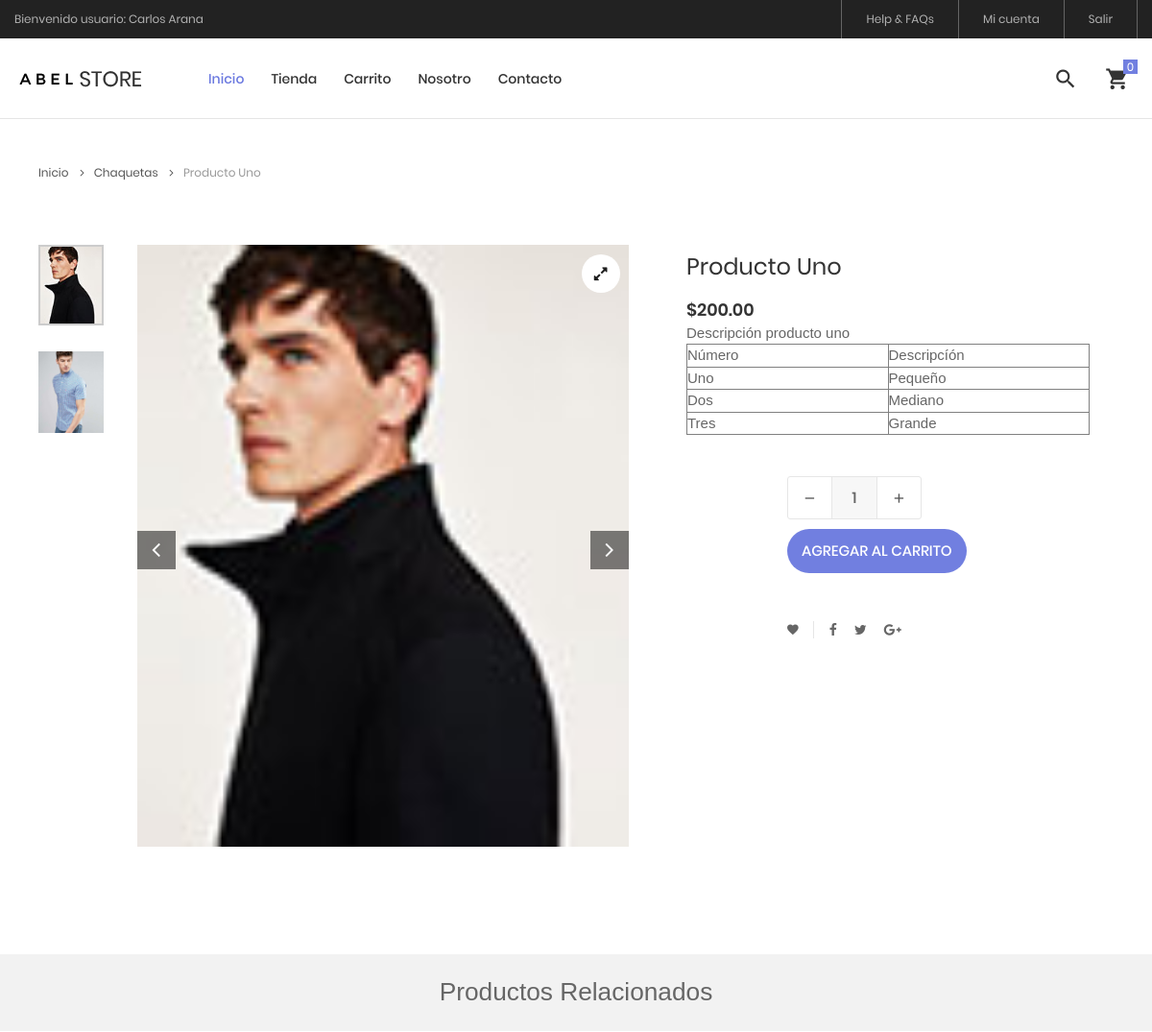
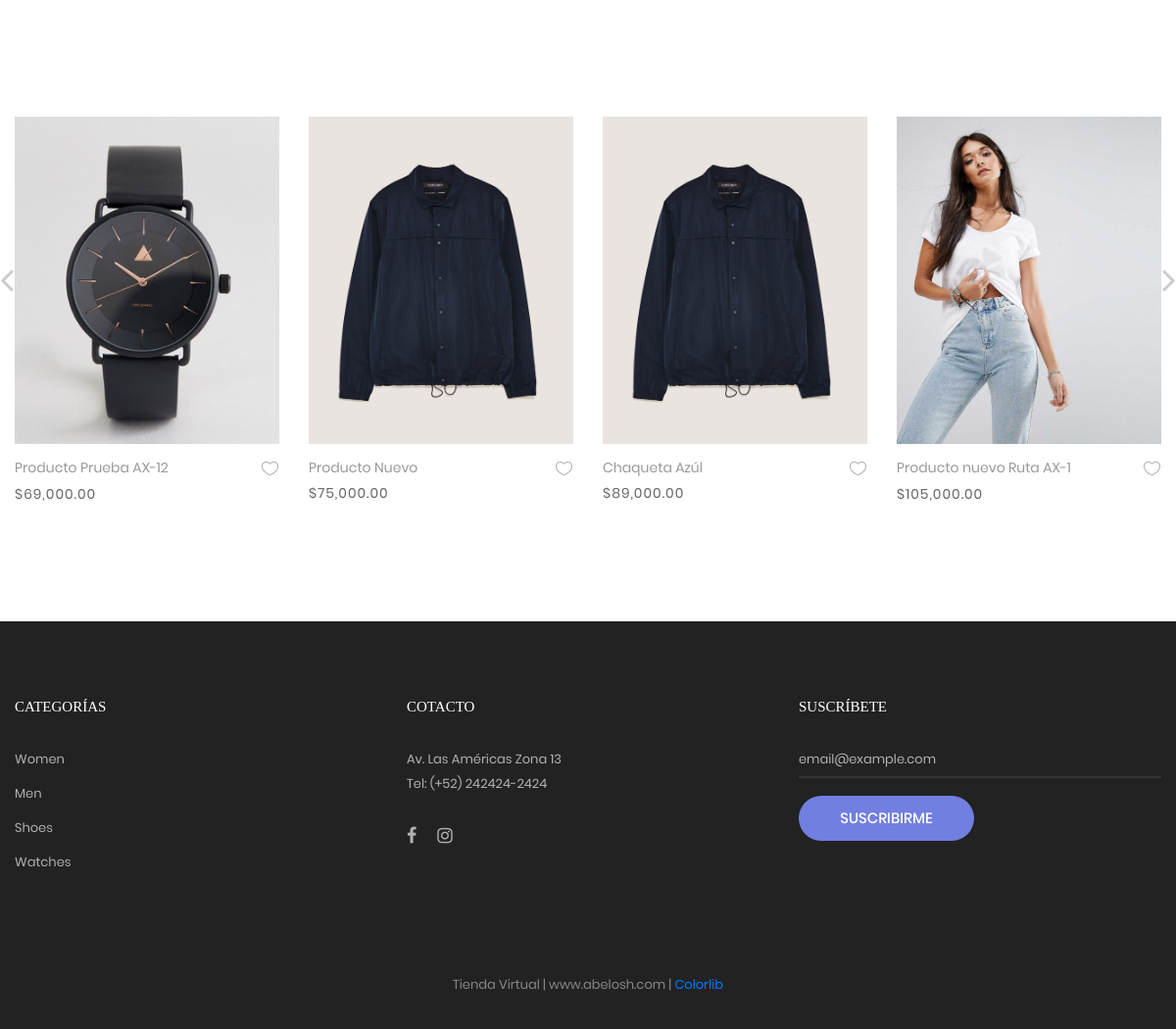
The app's page /tienda/producto/3/producto-uno with its own data (2 pictures, top to bottom).
### tables this page shows
CREATE TABLE IF NOT EXISTS `producto` (
  `idproducto` bigint(20) NOT NULL AUTO_INCREMENT,
  `categoriaid` bigint(20) NOT NULL,
  `codigo` varchar(30) NOT NULL,
  `nombre` varchar(255) NOT NULL,
  `descripcion` text NOT NULL,
  `precio` decimal(11,2) NOT NULL,
  `stock` int(11) NOT NULL,
  `imagen` varchar(100) NOT NULL,
  `datecreated` datetime NOT NULL DEFAULT CURRENT_TIMESTAMP,
  `ruta` varchar(255) NOT NULL,
  `status` int(11) NOT NULL DEFAULT '1',
  PRIMARY KEY (`idproducto`),
  KEY `categoriaid` (`categoriaid`)
);

CREATE TABLE IF NOT EXISTS `categoria` (
  `idcategoria` bigint(20) NOT NULL AUTO_INCREMENT,
  `nombre` varchar(255) NOT NULL,
  `descripcion` text NOT NULL,
  `portada` varchar(100) NOT NULL,
  `datecreated` datetime NOT NULL DEFAULT CURRENT_TIMESTAMP,
  `ruta` varchar(255) NOT NULL,
  `status` int(11) NOT NULL DEFAULT '1',
  PRIMARY KEY (`idcategoria`)
);

### Libraries/Core/Views.php (called while the page is built)
<?php
	class Views
	{
		function getView($controller,$view,$data="")
		{
			$controller = get_class($controller);
			if($controller == "Home"){
				$view = "Views/".$view.".php";
			}else{
				$view = "Views/".$controller."/".$view.".php";
			}
			require_once ($view);
		}
	}
 ?>

### index.php (called while the page is built, shortened)
<?php
	require_once("Helpers/Helpers.php");
	require_once("Libraries/Core/Load.php");
 ?>

### Helpers/Helpers.php (called while the page is built, shortened)
<?php
	function base_url()
	{
		return BASE_URL;
	}
    function media()
    {
        return BASE_URL."/Assets";
    }
    function formatMoney($cantidad){
        $cantidad = number_format($cantidad,2,SPD,SPM);
        return $cantidad;
    }
 ?>

### Libraries/Core/Mysql.php (called while the page is built, shortened)
<?php
	class Mysql extends Conexion
	{
		private $conexion;
		function __construct()
		{
			$this->conexion = new Conexion();
			$this->conexion = $this->conexion->conect();
		}
		public function select(string $query)
		{
			$this->strquery = $query;
        	$result = $this->conexion->prepare($this->strquery);
			$result->execute();
        	$data = $result->fetch(PDO::FETCH_ASSOC);
        	return $data;
		}
		public function select_all(string $query)
		{
			$this->strquery = $query;
        	$result = $this->conexion->prepare($this->strquery);
			$result->execute();
        	$data = $result->fetchall(PDO::FETCH_ASSOC);
        	return $data;
		}
	}
 ?>

### Libraries/Core/Conexion.php (called while the page is built)
<?php
class Conexion{
	private $conect;
	public function __construct(){
		$connectionString = "mysql:host=".DB_HOST.";dbname=".DB_NAME.";charset=".DB_CHARSET;
		try{
			$this->conect = new PDO($connectionString, DB_USER, DB_PASSWORD);
			$this->conect->setAttribute(PDO::ATTR_ERRMODE, PDO::ERRMODE_EXCEPTION);
		}catch(PDOException $e){
			$this->conect = 'Error de conexión';
		    echo "ERROR: " . $e->getMessage();
		}
	}
	public function conect(){
		return $this->conect;
	}
}
?>

### Models/TProducto.php (called while the page is built, shortened)
<?php
require_once("Libraries/Core/Mysql.php");
trait TProducto{
	public function getProductoT(int $idproducto, string $ruta){
		$this->con = new Mysql();
		$this->intIdProducto = $idproducto;
		$this->strRuta = $ruta;
		$sql = "SELECT p.idproducto,
						p.codigo,
						p.nombre,
						p.descripcion,
						p.categoriaid,
						c.nombre as categoria,
						c.ruta as ruta_categoria,
						p.precio,
						p.ruta,
						p.stock
				FROM producto p
				INNER JOIN categoria c
				ON p.categoriaid = c.idcategoria
				WHERE p.status != 0 AND p.idproducto = '{$this->intIdProducto}' AND p.ruta = '{$this->strRuta}' ";
				$request = $this->con->select($sql);
				if(!empty($request)){
					$intIdProducto = $request['idproducto'];
					$sqlImg = "SELECT img
							FROM imagen
							WHERE productoid = $intIdProducto";
					$arrImg = $this->con->select_all($sqlImg);
					if(count($arrImg) > 0){
						for ($i=0; $i < count($arrImg); $i++) {
							$arrImg[$i]['url_image'] = media().'/images/uploads/'.$arrImg[$i]['img'];
						}
					}else{
						$arrImg[0]['url_image'] = media().'/images/uploads/product.png';
					}
					$request['images'] = $arrImg;
				}
		return $request;
	}
	public function getProductosRandom(int $idcategoria, int $cant, string $option){
		$this->intIdcategoria = $idcategoria;
		$this->cant = $cant;
		$this->option = $option;
		if($option == "r"){
			$this->option = " RAND() ";
		}else if($option == "a"){
			$this->option = " idproducto ASC ";
		}else{
			$this->option = " idproducto DESC ";
		}
		$this->con = new Mysql();
		$sql = "SELECT p.idproducto,
						p.codigo,
						p.nombre,
						p.descripcion,
						p.categoriaid,
						c.nombre as categoria,
						p.precio,
						p.ruta,
						p.stock
				FROM producto p
				INNER JOIN categoria c
				ON p.categoriaid = c.idcategoria
				WHERE p.status != 0 AND p.categoriaid = $this->intIdcategoria
				ORDER BY $this->option LIMIT  $this->cant ";
				$request = $this->con->select_all($sql);
				if(count($request) > 0){
					for ($c=0; $c < count($request) ; $c++) {
						$intIdProducto = $request[$c]['idproducto'];
						$sqlImg = "SELECT img
								FROM imagen
								WHERE productoid = $intIdProducto";
						$arrImg = $this->con->select_all($sqlImg);
						if(count($arrImg) > 0){
							for ($i=0; $i < count($arrImg); $i++) {
								$arrImg[$i]['url_image'] = media().'/images/uploads/'.$arrImg[$i]['img'];
							}
						}
						$request[$c]['images'] = $arrImg;
					}
				}
		return $request;
	}
}
 ?>

### Views/Tienda/producto.php (the view, shortened to what this page needs)
<?php
$arrProducto = $data['producto'];
$arrProductos = $data['productos'];
$arrImages = $arrProducto['images'];
$rutacategoria = $arrProducto['categoriaid'].'/'.$arrProducto['ruta_categoria'];
 ?>
<br><br><br>
<hr>
	<div class="container">
		<div class="bread-crumb flex-w p-l-25 p-r-15 p-t-30 p-lr-0-lg">
			<a href="<?= base_url(); ?>" class="stext-109 cl8 hov-cl1 trans-04">
				Inicio
				<i class="fa fa-angle-right m-l-9 m-r-10" aria-hidden="true"></i>
			</a>
			<a href="<?= base_url().'/tienda/categoria/'.$rutacategoria; ?>" class="stext-109 cl8 hov-cl1 trans-04">
				<?= $arrProducto['categoria'] ?>
				<i class="fa fa-angle-right m-l-9 m-r-10" aria-hidden="true"></i>
			</a>
			<span class="stext-109 cl4">
				<?= $arrProducto['nombre'] ?>
			</span>
		</div>
	</div>
	<section class="sec-product-detail bg0 p-t-65 p-b-60">
		<div class="container">
			<div class="row">
				<div class="col-md-6 col-lg-7 p-b-30">
					<div class="p-l-25 p-r-30 p-lr-0-lg">
						<div class="wrap-slick3 flex-sb flex-w">
							<div class="wrap-slick3-dots"></div>
							<div class="slick3 gallery-lb">
							<?php
								if(!empty($arrImages)){
									for ($img=0; $img < count($arrImages) ; $img++) {
							 ?>
								<div class="item-slick3" data-thumb="<?= $arrImages[$img]['url_image']; ?>">
									<div class="wrap-pic-w pos-relative">
										<img src="<?= $arrImages[$img]['url_image']; ?>" alt="<?= $arrProducto['nombre']; ?>">
										<a class="flex-c-m size-108 how-pos1 bor0 fs-16 cl10 bg0 hov-btn3 trans-04" href="<?= $arrImages[$img]['url_image']; ?>">
											<i class="fa fa-expand"></i>
										</a>
									</div>
								</div>
							<?php
									}
								}
							?>
							</div>
						</div>
					</div>
				</div>
				<div class="col-md-6 col-lg-5 p-b-30">
					<div class="p-r-50 p-t-5 p-lr-0-lg">
						<h4 class="mtext-105 cl2 js-name-detail p-b-14">
							<?= $arrProducto['nombre']; ?>
						</h4>
						<span class="mtext-106 cl2">
							<?= SMONEY.formatMoney($arrProducto['precio']); ?>
						</span>
						<?= $arrProducto['descripcion']; ?>
						<div class="p-t-33">
							<div class="flex-w flex-r-m p-b-10">
								<div class="size-204 flex-w flex-m respon6-next">
									<div class="wrap-num-product flex-w m-r-20 m-tb-10">
										<div class="btn-num-product-down cl8 hov-btn3 trans-04 flex-c-m">
											<i class="fs-16 zmdi zmdi-minus"></i>
										</div>
										<input id="cant-product" class="mtext-104 cl3 txt-center num-product" type="number" name="num-product" value="1" min="1">
										<div class="btn-num-product-up cl8 hov-btn3 trans-04 flex-c-m">
											<i class="fs-16 zmdi zmdi-plus"></i>
										</div>
									</div>
									<button id="<?= openssl_encrypt($arrProducto['idproducto'],METHODENCRIPT,KEY); ?>" class="flex-c-m stext-101 cl0 size-101 bg1 bor1 hov-btn1 p-lr-15 trans-04 js-addcart-detail">
										Agregar al carrito
									</button>
								</div>
							</div>
						</div>
						<div class="flex-w flex-m p-l-100 p-t-40 respon7">
							<div class="flex-m bor9 p-r-10 m-r-11">
								<a href="#" class="fs-14 cl3 hov-cl1 trans-04 lh-10 p-lr-5 p-tb-2 js-addwish-detail tooltip100" data-tooltip="Add to Wishlist">
									<i class="zmdi zmdi-favorite"></i>
								</a>
							</div>
							<a href="#" class="fs-14 cl3 hov-cl1 trans-04 lh-10 p-lr-5 p-tb-2 m-r-8 tooltip100" data-tooltip="Facebook">
								<i class="fa fa-facebook"></i>
							</a>
							<a href="#" class="fs-14 cl3 hov-cl1 trans-04 lh-10 p-lr-5 p-tb-2 m-r-8 tooltip100" data-tooltip="Twitter">
								<i class="fa fa-twitter"></i>
							</a>
							<a href="#" class="fs-14 cl3 hov-cl1 trans-04 lh-10 p-lr-5 p-tb-2 m-r-8 tooltip100" data-tooltip="Google Plus">
								<i class="fa fa-google-plus"></i>
							</a>
						</div>
					</div>
				</div>
			</div>
		</div>
		<div class="bg6 flex-c-m flex-w size-302 m-t-73 p-tb-15">
			<h3>Productos Relacionados</h3>
		</div>
	</section>
	<section class="sec-relate-product bg0 p-t-45 p-b-105">
		<div class="container">
			<div class="wrap-slick2">
				<div class="slick2">
				<?php
					if(!empty($arrProductos)){
						for ($p=0; $p < count($arrProductos); $p++) {
							$ruta = $arrProductos[$p]['ruta'];
							if(count($arrProductos[$p]['images']) > 0 ){
								$portada = $arrProductos[$p]['images'][0]['url_image'];
							}else{
								$portada = media().'/images/uploads/product.png';
							}
				 ?>
					<div class="item-slick2 p-l-15 p-r-15 p-t-15 p-b-15">
						<div class="block2">
							<div class="block2-pic hov-img0">
								<img src="<?= $portada ?>" alt="<?= $arrProductos[$p]['nombre'] ?>">
							</div>
							<div class="block2-txt flex-w flex-t p-t-14">
								<div class="block2-txt-child1 flex-col-l ">
									<a href="<?= base_url().'/tienda/producto/'.$arrProductos[$p]['idproducto'].'/'.$ruta; ?>" class="stext-104 cl4 hov-cl1 trans-04 js-name-b2 p-b-6">
										<?= $arrProductos[$p]['nombre'] ?>
									</a>
									<span class="stext-105 cl3">
										<?= SMONEY.formatMoney($arrProductos[$p]['precio']); ?>
									</span>
								</div>
								<div class="block2-txt-child2 flex-r p-t-3">
									<a href="#" class="btn-addwish-b2 dis-block pos-relative js-addwish-b2">
										<img class="icon-heart1 dis-block trans-04" src="<?= media() ?>/tienda/images/icons/icon-heart-01.png" alt="ICON">
									</a>
								</div>
							</div>
						</div>
					</div>
				<?php
						}
					}
				 ?>
				</div>
			</div>
		</div>
	</section>

### Assets/tienda/css/main.css (style rules this page uses)
.container { max-width: 1380px; }
@media (max-width: 1600px) { .container { max-width: 1200px; } }
.slick-slide { outline: none !important; }
.wrap-slick2 { position: relative; margin-right: -15px; margin-left: -15px; }
.wrap-slick3 { position: relative; }
.wrap-slick3-dots { width: 11.111111%; }
.slick3 { width: 83.333333%; }
.wrap-num-product { width: 140px; height: 45px; border: 1px solid #e6e6e6; border-radius: 3px; overflow: hidden; }
.btn-num-product-up, .btn-num-product-down { width: 45px; height: 100%; cursor: pointer; }
.num-product { width: calc(100% - 90px); height: 100%; border-left: 1px solid #e6e6e6; border-right: 1px solid #e6e6e6; background-color: #f7f7f7; }
input.num-product { -webkit-appearance: textfield !important; margin: 0; -moz-appearance:textfield !important; }
.tooltip100 { position: relative; }
.tooltip100::after { content: attr(data-tooltip); font-family: Poppins-Regular; font-size: 12px; color: #888; line-height: 18px; white-space: nowrap; display: block; position: absolute; background: #fff; border: 1px solid #ccc; height: 20px; padding: 0px 8px; top: -35px; left: 50%; -webkit-transform: translateX(-50%); -moz-transform: translateX(-50%); -ms-transform: translateX(-50%); -o-transform: translateX(-50%); transform: translateX(-50%); box-shadow: 0 3px 6px 0px rgba(0,0,0,0.18); -moz-box-shadow: 0 3px 6px 0px rgba(0,0,0,0.18); -webkit-box-shadow: 0 3px 6px 0px rgba(0,0,0,0.18); -o-box-shadow: 0 3px 6px 0px rgba(0,0,0,0.18); -ms-box-shadow: 0 3px 6px 0px rgba(0,0,0,0.18); -webkit-transition: all 0.2s; -o-transition: all 0.2s; -moz-transition: all 0.2s; transition: all 0.2s; visibility: hidden; opacity: 0; }
.block2-pic { position: relative; }
.block2-txt-child1 { width: calc(100% - 30px); }
.block2-txt-child2 { width: 30px; }
.cl0 { color: #fff; }
.cl2 { color: #333; }
.cl3 { color: #666; }
.cl4 { color: #999; }
.cl8 { color: #555; }
.cl10 { color: #1d1d1d; }
.stext-101 { font-family: Poppins-Medium; font-size: 15px; line-height: 1.466667; text-transform: uppercase; }
.stext-104 { font-family: Poppins-Regular; font-size: 14px; line-height: 1.466667; }
.stext-105 { font-family: Poppins-Regular; font-size: 14px; line-height: 1.466667; letter-spacing: 1px; }
.stext-109 { font-family: Poppins-Regular; font-size: 12px; line-height: 1.833333; }
.mtext-104 { font-family: Poppins-Medium; font-size: 16px; line-height: 1.6; }
.mtext-105 { font-family: Poppins-Regular; font-size: 24px; line-height: 1.5; }
.mtext-106 { font-family: Poppins-SemiBold; font-size: 18px; line-height: 1.388888; }
.size-101 { min-width: 161px; height: 46px; }
.size-108 { width: 40px; height: 40px; }
.size-204 { width: calc(100% - 105px); }
.size-302 { min-height: 80px; }
.bg0 { background-color: #fff; }
.bg1 { background-color: #717fe0; }
.bg6 { background-color: #f2f2f2; }
.bor0 { border-radius: 50%; }
.bor1 { border-radius: 23px; }
.bor9 { border-right: 1px solid #e6e6e6; }
.how-pos1 { position: absolute; top: 10px; right: 10px; }
.hov-img0 { display: block; overflow: hidden; }
.hov-img0 img { width: 100%; -webkit-transition: transform 0.9s ease; -o-transition: transform 0.9s ease; -moz-transition: transform 0.9s ease; transition: transform 0.9s ease; }

### records on screen
producto: categoriaid.nombre "Chaquetas", nombre "Producto Uno", precio "200.00", descripcion "Descripción producto uno Número Descripcíón Uno Pequeño Dos Mediano Tres Grande"
producto: shows a picture, nombre "Producto Prueba AX-12", precio "69,000.00"
producto: nombre "Producto Nuevo", precio "75,000.00"
producto: nombre "Chaqueta Azúl", precio "89,000.00"
producto: shows a picture, nombre "Producto nuevo Ruta AX-1", precio "105,000.00"

### other values on screen
SMONEY "$"
NOMBRE_EMPESA "Tienda Virtual"
WEB_EMPRESA "www.abelosh.com"
